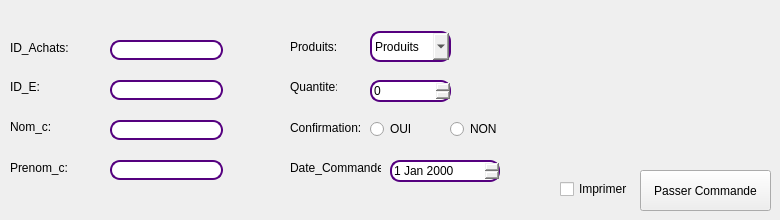
       <widget class="QWidget" name="tab_10">
        <attribute name="title">
         <string>Ajouter</string>
        </attribute>
        <widget class="QLabel" name="label_23">
         <property name="geometry">
          <rect>
           <x>10</x>
           <y>80</y>
           <width>47</width>
           <height>14</height>
          </rect>
         </property>
         <property name="text">
          <string>ID_E:</string>
         </property>
        </widget>
        <widget class="QLineEdit" name="id_e">
         <property name="geometry">
          <rect>
           <x>110</x>
           <y>80</y>
           <width>113</width>
           <height>20</height>
          </rect>
         </property>
         <property name="styleSheet">
          <string notr="true">QLineEdit{

border: 1.5px solid rgb(85, 0, 127);
border-radius: 10px;


}</string>
         </property>
        </widget>
        <widget class="QLabel" name="label_24">
         <property name="geometry">
          <rect>
           <x>10</x>
           <y>120</y>
           <width>47</width>
           <height>14</height>
          </rect>
         </property>
         <property name="text">
          <string>Nom_c:</string>
         </property>
        </widget>
        <widget class="QLineEdit" name="nom_c">
         <property name="geometry">
          <rect>
           <x>110</x>
           <y>120</y>
           <width>113</width>
           <height>20</height>
          </rect>
         </property>
         <property name="styleSheet">
          <string notr="true">QLineEdit{

border: 1.5px solid rgb(85, 0, 127);
border-radius: 10px;


}</string>
         </property>
        </widget>
        <widget class="QLabel" name="label_25">
         <property name="geometry">
          <rect>
           <x>10</x>
           <y>160</y>
           <width>61</width>
           <height>16</height>
          </rect>
         </property>
         <property name="text">
          <string>Prenom_c:</string>
         </property>
        </widget>
        <widget class="QLineEdit" name="prenom_c">
         <property name="geometry">
          <rect>
           <x>110</x>
           <y>160</y>
           <width>113</width>
           <height>20</height>
          </rect>
         </property>
         <property name="styleSheet">
          <string notr="true">QLineEdit{

border: 1.5px solid rgb(85, 0, 127);
border-radius: 10px;


}</string>
         </property>
        </widget>
        <widget class="QDateEdit" name="dateEdit">
         <property name="geometry">
          <rect>
           <x>390</x>
           <y>160</y>
           <width>110</width>
           <height>22</height>
          </rect>
         </property>
         <property name="styleSheet">
          <string notr="true">QDateEdit{

border: 1.5px solid rgb(85, 0, 127);
border-radius: 10px;


}</string>
         </property>
        </widget>
        <widget class="QLabel" name="label_26">
         <property name="geometry">
          <rect>
           <x>290</x>
           <y>160</y>
           <width>91</width>
           <height>16</height>
          </rect>
         </property>
         <property name="text">
          <string>Date_Commande:</string>
         </property>
        </widget>
        <widget class="QComboBox" name="comboBox_p">
         <property name="geometry">
          <rect>
           <x>370</x>
           <y>31</y>
           <width>81</width>
           <height>31</height>
          </rect>
         </property>
         <property name="styleSheet">
          <string notr="true">QComboBox{

border: 1.5px solid rgb(85, 0, 127);
border-radius: 10px;


}
</string>
         </property>
         <item>
          <property name="text">
           <string>Produits</string>
          </property>
         </item>
         <item>
          <property name="text">
           <string>Gateau</string>
          </property>
         </item>
         <item>
          <property name="text">
           <string>Pain</string>
          </property>
         </item>
         <item>
          <property name="text">
           <string>Croissant</string>
          </property>
         </item>
        </widget>
        <widget class="QLabel" name="label_27">
         <property name="geometry">
          <rect>
           <x>290</x>
           <y>40</y>
           <width>47</width>
           <height>14</height>
          </rect>
         </property>
         <property name="text">
          <string>Produits:</string>
         </property>
        </widget>
        <widget class="QSpinBox" name="spinBox_q">
         <property name="geometry">
          <rect>
           <x>370</x>
           <y>80</y>
           <width>81</width>
           <height>22</height>
          </rect>
         </property>
         <property name="styleSheet">
          <string notr="true">QSpinBox{

border: 1.5px solid rgb(85, 0, 127);
border-radius: 10px;


}</string>
         </property>
        </widget>
        <widget class="QLabel" name="label_28">
         <property name="geometry">
          <rect>
           <x>290</x>
           <y>80</y>
           <width>47</width>
           <height>14</height>
          </rect>
         </property>
         <property name="text">
          <string>Quantite:</string>
         </property>
        </widget>
        <widget class="QRadioButton" name="radioButton_11">
         <property name="geometry">
          <rect>
           <x>370</x>
           <y>120</y>
           <width>83</width>
           <height>18</height>
          </rect>
         </property>
         <property name="text">
          <string>OUI</string>
         </property>
        </widget>
        <widget class="QRadioButton" name="radioButton_12">
         <property name="geometry">
          <rect>
           <x>450</x>
           <y>120</y>
           <width>83</width>
           <height>18</height>
          </rect>
         </property>
         <property name="text">
          <string>NON</string>
         </property>
        </widget>
        <widget class="QLabel" name="label_29">
         <property name="geometry">
          <rect>
           <x>290</x>
           <y>120</y>
           <width>71</width>
           <height>16</height>
          </rect>
         </property>
         <property name="text">
          <string>Confirmation:</string>
         </property>
        </widget>
        <widget class="QPushButton" name="pushButton_7">
         <property name="geometry">
          <rect>
           <x>640</x>
           <y>170</y>
           <width>131</width>
           <height>41</height>
          </rect>
         </property>
         <property name="text">
          <string>Passer Commande</string>
         </property>
        </widget>
        <widget class="QLabel" name="label_30">
         <property name="geometry">
          <rect>
           <x>10</x>
           <y>40</y>
           <width>61</width>
           <height>16</height>
          </rect>
         </property>
         <property name="text">
          <string>ID_Achats:</string>
         </property>
        </widget>
        <widget class="QLineEdit" name="id_a">
         <property name="geometry">
          <rect>
           <x>110</x>
           <y>40</y>
           <width>113</width>
           <height>20</height>
          </rect>
         </property>
         <property name="styleSheet">
          <string notr="true">QLineEdit{

border: 1.5px solid rgb(85, 0, 127);
border-radius: 10px;


}</string>
         </property>
        </widget>
        <widget class="QCheckBox" name="checkBox">
         <property name="geometry">
          <rect>
           <x>560</x>
           <y>180</y>
           <width>70</width>
           <height>18</height>
          </rect>
         </property>
         <property name="text">
          <string>Imprimer</string>
         </property>
        </widget>
       </widget>
